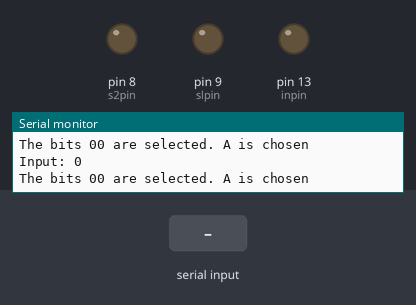
Recording of a sketch running on a simulated Arduino Uno, built with avr-gcc and run on an emulated ATmega328P. Parts: output pins drawn as LEDs (lit = HIGH), the last lines printed to the serial monitor. The inputs (shaded band) are chosen by the test bench.

Above: at 1.2 s.
1.3 s: "90,45\n" received over Serial
At 2.4 s:
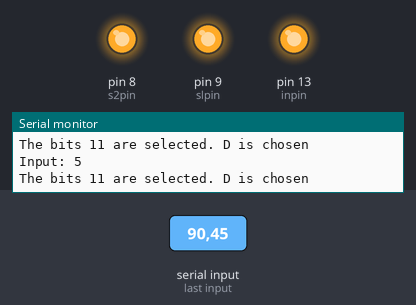
2.8 s: "200\n" received over Serial
At 3.8 s:
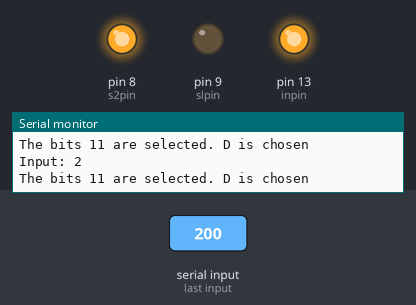
4.3 s: "0\n" received over Serial
At 5.3 s:
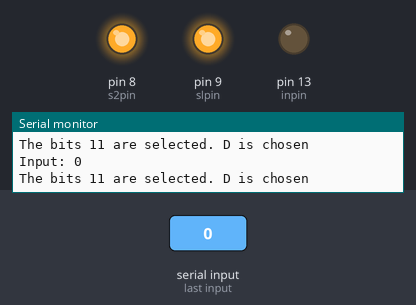
5.8 s: "30,150\n" received over Serial
At 6.7 s:
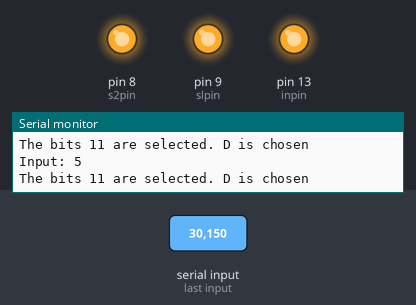
Timing chart, 0 to 8.8 s (numbered marks = the images above; inputs shaded):
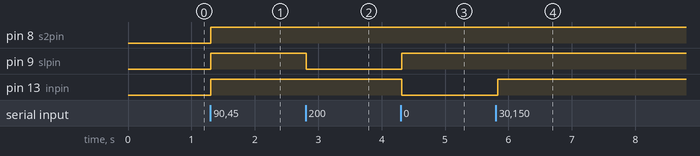

Measured:
- after the input at 1.3 s, pin 8 (s2pin), pin 9 (slpin), pin 13 (inpin): LOW → HIGH at once
- after the input at 2.8 s, pin 9 (slpin): HIGH → LOW at once
- after the input at 4.3 s, pin 9 (slpin): LOW → HIGH at once; pin 13 (inpin): HIGH → LOW at once
- after the input at 5.8 s, pin 13 (inpin): LOW → HIGH at once

The sketch:

Lab2_Demux.ino
```cpp
int inpin = 13;
int slpin = 9;
int s2pin = 8;
int in = 0;
int s1 = 0;
int s2 = 0;

void setup() {
  pinMode(inpin, OUTPUT);
  pinMode(slpin, OUTPUT);
  pinMode(s2pin, OUTPUT);
  Serial.begin(9600);
}

void loop() {
  if (Serial.available() > 0) {
    in = Serial.read() - '0';
    Serial.read(); // Read and discard the separator
    s1 = Serial.read() - '0';
    s2 = Serial.read() - '0';
  }

  digitalWrite(inpin, in);
  digitalWrite(slpin, s1);
  digitalWrite(s2pin, s2);

  Serial.print("Input: ");
  Serial.println(in);

  if (s1 == 0 && s2 == 0)
    Serial.println("The bits 00 are selected. A is chosen");
  else if (s1 == 0 && s2 == 1)
    Serial.println("The bits 01 are selected. B is chosen");
  else if (s1 == 1 && s2 == 0)
    Serial.println("The bits 10 are selected. C is chosen");
  else
    Serial.println("The bits 11 are selected. D is chosen");

  delay(100);
}


/*
int inPin1 = 2;
int inPin2 = 3;
int inPiN3 = 4;

void setup() {
  Serial.begin(9600);
  pinMode(2, OUTPUT);
  pinMode(3, OUTPUT);
  pinMode(4, OUTPUT);
}

void loop() {
  digitalWrite(2,HIGH);
  digitalWrite(3,LOW);
  digitalWrite(4,HIGH);
}
*/
```
